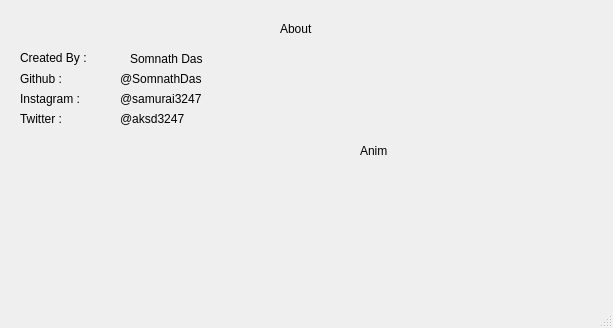
<?xml version="1.0" encoding="UTF-8"?>
<ui version="4.0">
 <class>MainWindow</class>
 <widget class="QMainWindow" name="MainWindow">
  <property name="geometry">
   <rect>
    <x>0</x>
    <y>0</y>
    <width>613</width>
    <height>328</height>
   </rect>
  </property>
  <property name="windowTitle">
   <string>MainWindow</string>
  </property>
  <widget class="QWidget" name="centralwidget">
   <widget class="QLabel" name="createdByLabel">
    <property name="geometry">
     <rect>
      <x>20</x>
      <y>50</y>
      <width>101</width>
      <height>16</height>
     </rect>
    </property>
    <property name="text">
     <string>Created By :</string>
    </property>
   </widget>
   <widget class="QLabel" name="creator">
    <property name="geometry">
     <rect>
      <x>130</x>
      <y>50</y>
      <width>111</width>
      <height>17</height>
     </rect>
    </property>
    <property name="text">
     <string>Somnath Das</string>
    </property>
   </widget>
   <widget class="QLabel" name="githubLabel">
    <property name="geometry">
     <rect>
      <x>20</x>
      <y>70</y>
      <width>91</width>
      <height>17</height>
     </rect>
    </property>
    <property name="text">
     <string>Github :</string>
    </property>
   </widget>
   <widget class="QLabel" name="github">
    <property name="geometry">
     <rect>
      <x>120</x>
      <y>70</y>
      <width>121</width>
      <height>17</height>
     </rect>
    </property>
    <property name="text">
     <string>@SomnathDas</string>
    </property>
   </widget>
   <widget class="QLabel" name="instagramLabel">
    <property name="geometry">
     <rect>
      <x>20</x>
      <y>90</y>
      <width>91</width>
      <height>17</height>
     </rect>
    </property>
    <property name="text">
     <string>Instagram :</string>
    </property>
   </widget>
   <widget class="QLabel" name="instagram">
    <property name="geometry">
     <rect>
      <x>120</x>
      <y>90</y>
      <width>121</width>
      <height>17</height>
     </rect>
    </property>
    <property name="text">
     <string>@samurai3247</string>
    </property>
   </widget>
   <widget class="QLabel" name="twitterLabel">
    <property name="geometry">
     <rect>
      <x>20</x>
      <y>110</y>
      <width>91</width>
      <height>17</height>
     </rect>
    </property>
    <property name="text">
     <string>Twitter :</string>
    </property>
   </widget>
   <widget class="QLabel" name="twitter">
    <property name="geometry">
     <rect>
      <x>120</x>
      <y>110</y>
      <width>101</width>
      <height>17</height>
     </rect>
    </property>
    <property name="text">
     <string>@aksd3247</string>
    </property>
   </widget>
   <widget class="QLabel" name="aboutLabel">
    <property name="geometry">
     <rect>
      <x>280</x>
      <y>20</y>
      <width>41</width>
      <height>17</height>
     </rect>
    </property>
    <property name="text">
     <string>About</string>
    </property>
   </widget>
   <widget class="QLabel" name="anim">
    <property name="geometry">
     <rect>
      <x>360</x>
      <y>60</y>
      <width>211</width>
      <height>181</height>
     </rect>
    </property>
    <property name="text">
     <string>Anim</string>
    </property>
   </widget>
  </widget>
  <widget class="QMenuBar" name="menubar">
   <property name="geometry">
    <rect>
     <x>0</x>
     <y>0</y>
     <width>613</width>
     <height>22</height>
    </rect>
   </property>
  </widget>
  <widget class="QStatusBar" name="statusbar"/>
 </widget>
 <resources/>
 <connections/>
</ui>
